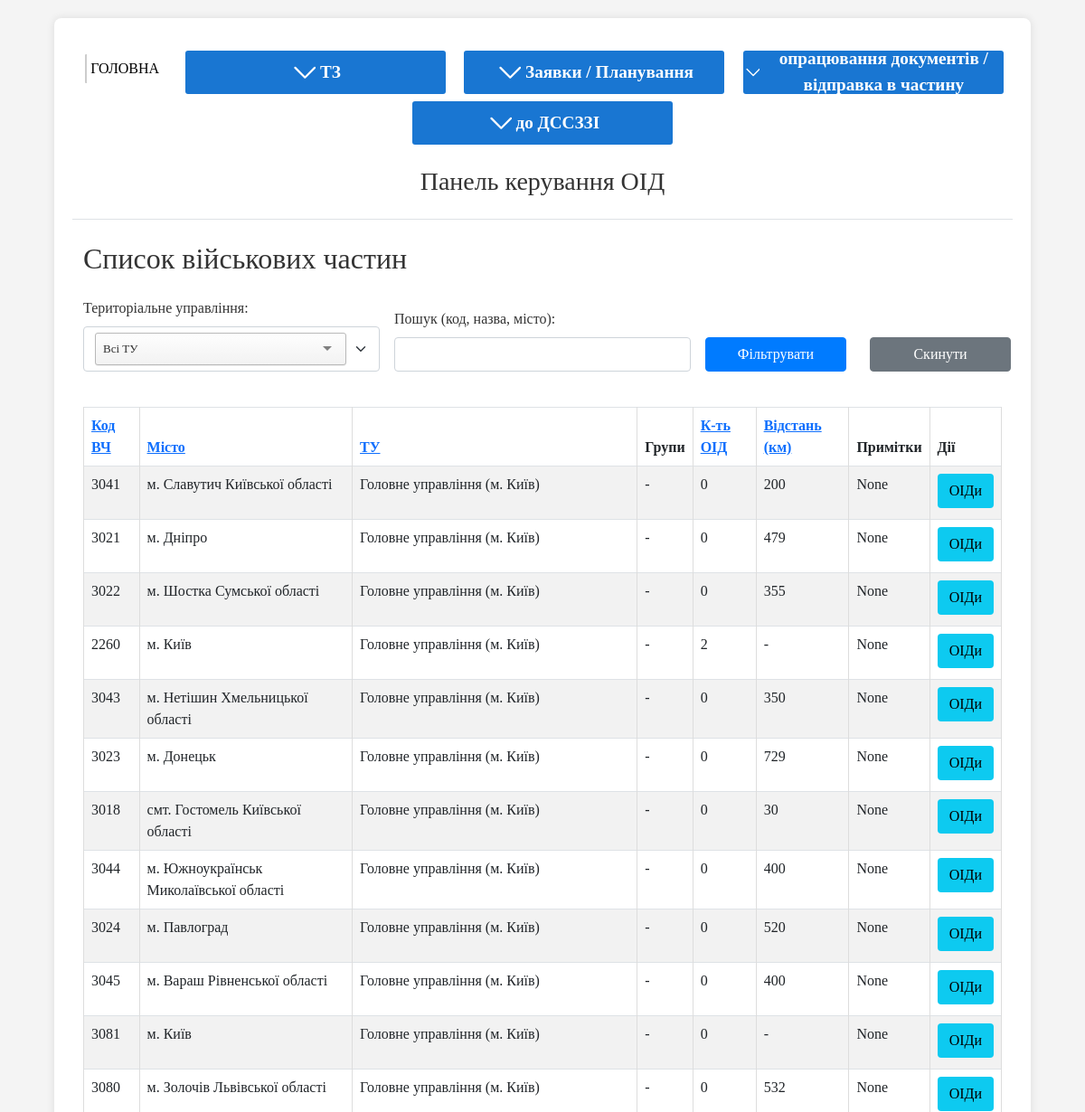
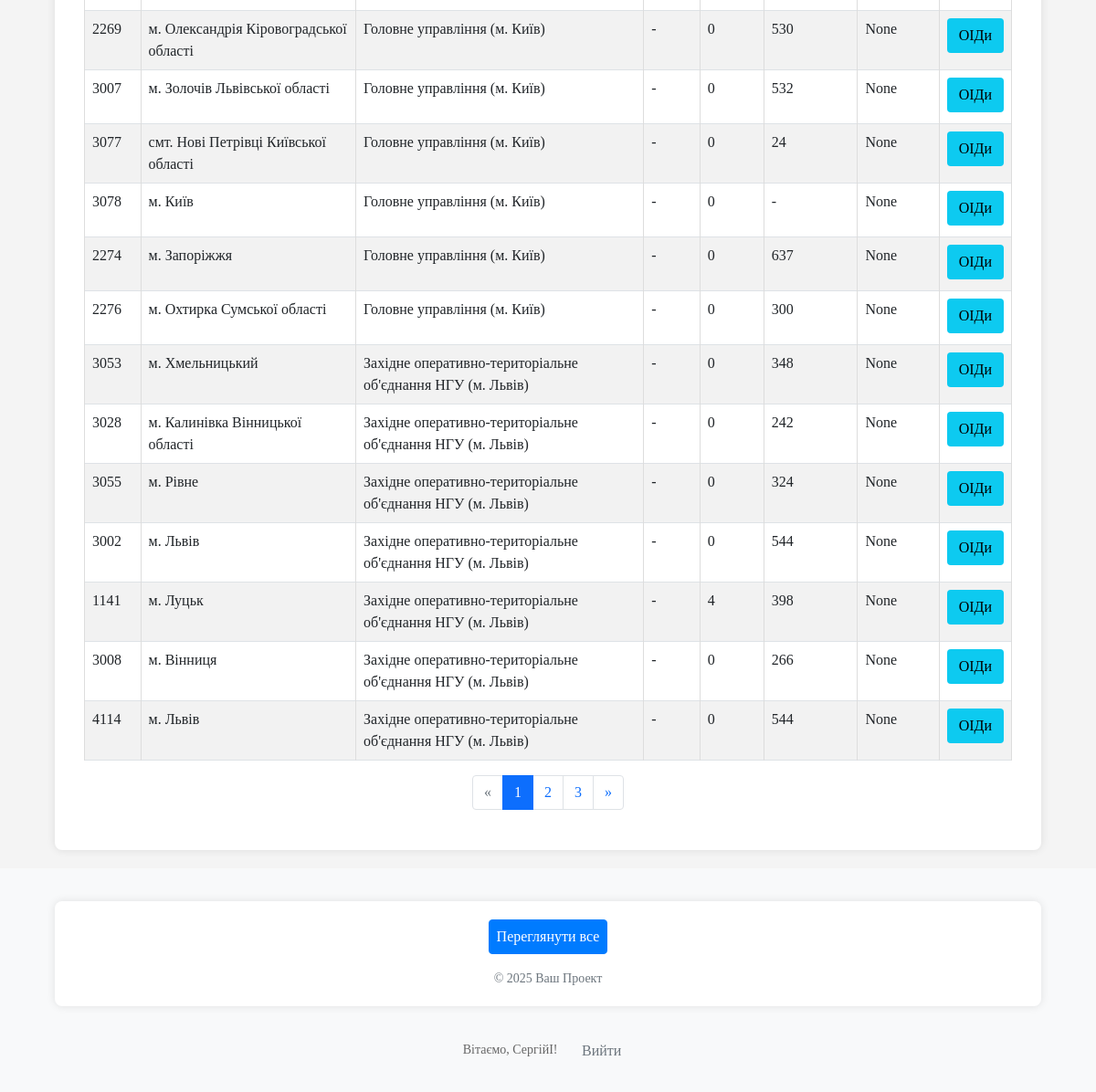
The app's page /oids/units/ (signed in) with its own data (2 pictures, top to bottom).
### oids/models.py (models this page shows, shortened)
class Unit(models.Model):
    territorial_management = models.ForeignKey(
        TerritorialManagement,
        on_delete=models.SET_NULL, # Якщо ТУ видаляється, частина може залишитися, але без прив'язки до ТУ.
        null=True,
        blank=True,
        verbose_name="Територіальне управління",
        related_name='units' # Дозволить отримати всі частини для ТУ: `tu_instance.units.all()`
    )
    code = models.CharField(max_length=50, unique=True, verbose_name="Код частини (номер)")
    name = models.CharField(max_length=255, verbose_name="Назва військової частини", blank=True, null=True) # Можливо, назва не завжди потрібна, якщо є код
    city = models.CharField(max_length=100, verbose_name="Місто розташування") # Збільшив max_length для міст
    distance_from_gu = models.PositiveIntegerField(verbose_name="Відстань від ГУ (км)", blank=True, null=True) # Змінив на PositiveIntegerField
    unit_groups = models.ManyToManyField(
        UnitGroup,
        blank=True,
        verbose_name="Групи військових частин",
        related_name='units' # Дозволить отримати всі частини для групи: `group_instance.units.all()`
    )
    note = models.TextField(verbose_name="Примітки", blank=True, null=True)
    class Meta:
        verbose_name = "Військова частина"
        verbose_name_plural = "Військові частини"

class TerritorialManagement(models.Model):
    code = models.CharField(max_length=50, unique=True, verbose_name="Код управління")
    name = models.CharField(max_length=255, verbose_name="Назва управління")
    note = models.TextField(verbose_name="Примітка", blank=True, null=True)
    class Meta:
        verbose_name = "Територіальне управління"
        verbose_name_plural = "Територіальні управління"

### oids/views.py (the view)
# urls.py: path('units/', views.unit_list_view, name='list_units'),
@login_required
def unit_list_view(request):
    units_list_qs = Unit.objects.select_related(
        'territorial_management'
    ).prefetch_related(
        'unit_groups',
        'oids'
    ).annotate(
        oid_count=Count('oids')
    )
    selected_tm_id_str = request.GET.get('territorial_management')
    current_tm_id_int = None # Буде None або int
    if selected_tm_id_str and selected_tm_id_str.isdigit():
        current_tm_id_int = int(selected_tm_id_str)
        units_list_qs = units_list_qs.filter(territorial_management__id=current_tm_id_int)
    search_query = request.GET.get('search_query')
    if search_query:
        units_list_qs = units_list_qs.filter(
            Q(code__icontains=search_query) |
            Q(name__icontains=search_query) |
            Q(city__icontains=search_query)
        )
    sort_by = request.GET.get('sort_by', 'territorial_management__name')
    sort_order = request.GET.get('sort_order', 'asc')
    valid_sort_fields = {
        'code': 'code',
        'name': 'name',
        'city': 'city',
        'tm': 'territorial_management__name',
        'oid_count': 'oid_count',
        'distance': 'distance_from_gu'
    }
    order_by_field = valid_sort_fields.get(sort_by, 'territorial_management__name')
    if sort_order == 'desc':
        order_by_field = f'-{order_by_field}'
    units_list_qs = units_list_qs.order_by(order_by_field, 'name' if order_by_field != 'name' else 'code')
    paginator = Paginator(units_list_qs, 25)
    page_number = request.GET.get('page')
    page_obj = paginator.get_page(page_number)
    territorial_managements_for_filter = TerritorialManagement.objects.all().order_by('name')
    context = {
        'page_title': 'Список військових частин',
        'units': page_obj,
        'page_obj': page_obj,
        'territorial_managements_for_filter': territorial_managements_for_filter,
        'current_tm_id': current_tm_id_int, # Передаємо int або None
        'current_search_query': search_query,
        'current_sort_by': sort_by,
        'current_sort_order': sort_order,
        'is_sorted_desc': sort_order == 'desc',
    }
    return render(request, 'oids/lists/unit_list.html', context)

### oids/context_processors.py (called while the page is built)
def global_choices(request):
    filtered_oid_status_choices = [
        (OIDStatusChoices.NEW.value, OIDStatusChoices.NEW.label),
        (OIDStatusChoices.RECEIVED_REQUEST.value, OIDStatusChoices.RECEIVED_REQUEST.label),
        (OIDStatusChoices.ACTIVE.value, OIDStatusChoices.ACTIVE.label),
    ]
    return {
        'oid_type_choices_global': OIDTypeChoices.choices,
        'oid_status_choices_global_for_new': filtered_oid_status_choices,
        'oid_status_choices_global_all': OIDStatusChoices.choices,
        'sec_level_choices_global': SecLevelChoices.choices,
    }

### oids/templates/oids/lists/unit_list.html (shortened to what this page needs)
{% extends "oids/base.html" %}
{% block content %}
<div class="container-fluid">
	<h2 class="mb-4">{{ page_title }}</h2>
	<form method="GET" action="{% url 'oids:list_units' %}" class="mb-4">
		<div class="row g-3 align-items-end">
			      <div class="col-md-4">
                <label for="territorial_management_filter" class="form-label">Територіальне управління:</label>
            </div>
			<div class="col-md-4">
				<label for="search_query_filter" class="form-label">Пошук (код, назва, місто):</label>
				<input type="text" name="search_query" id="search_query_filter" class="form-control" value="{{ current_search_query|default:'' }}">
			</div>
			<div class="col-md-2">
				<button type="submit" class="btn btn-primary w-100">Фільтрувати</button>
			</div>
			<div class="col-md-2">
				<a href="{% url 'oids:list_units' %}" class="btn btn-secondary w-100">Скинути</a>
			</div>
		</div>
	</form>
	{% if units %}
	<div class="table-responsive">
		<table class="table table-striped table-bordered table-hover">
			<thead class="thead-dark">
				<tr>
					{% url 'oids:list_units' as list_url %}
					{% with tm_param_str=current_tm_id|default_if_none:""|stringformat:"s" search_param_str=current_search_query|default_if_none:"" %}
					{% with base_params="territorial_management="|add:tm_param_str|add:"&search_query="|add:search_param_str %}
					<th>
						<a href="{{ list_url }}?sort_by=code&sort_order={% if current_sort_by == 'code' and not is_sorted_desc %}desc{% else %}asc{% endif %}&{{ base_params }}">
							Код ВЧ {% if current_sort_by == 'code' %}{% if is_sorted_desc %}▼{% else %}▲{% endif %}{% endif %}
						</a>
					</th>
					<th>
						<a href="{{ list_url }}?sort_by=name&sort_order={% if current_sort_by == 'name' and not is_sorted_desc %}desc{% else %}asc{% endif %}&{{ base_params }}">
							Місто {% if current_sort_by == 'name' %}{% if is_sorted_desc %}▼{% else %}▲{% endif %}{% endif %}
						</a>
					</th>
					<th>
						<a href="{{ list_url }}?sort_by=tm&sort_order={% if current_sort_by == 'tm' and not is_sorted_desc %}desc{% else %}asc{% endif %}&{{ base_params }}">
							ТУ {% if current_sort_by == 'tm' %}{% if is_sorted_desc %}▼{% else %}▲{% endif %}{% endif %}
						</a>
					</th>
					<th>Групи</th>
					<th>
						<a href="{{ list_url }}?sort_by=oid_count&sort_order={% if current_sort_by == 'oid_count' and not is_sorted_desc %}desc{% else %}asc{% endif %}&{{ base_params }}">
							К-ть ОІД {% if current_sort_by == 'oid_count' %}{% if is_sorted_desc %}▼{% else %}▲{% endif %}{% endif %}
						</a>
					</th>
					<th>
						<a href="{{ list_url }}?sort_by=distance&sort_order={% if current_sort_by == 'distance' and not is_sorted_desc %}desc{% else %}asc{% endif %}&{{ base_params }}">
							Відстань (км) {% if current_sort_by == 'distance' %}{% if is_sorted_desc %}▼{% else %}▲{% endif %}{% endif %}
						</a>
					</th>
					<th>Примітки</th>
					<th>Дії</th>
					{% endwith %}
					{% endwith %}
				</tr>
			</thead>
			<tbody>
				{% for unit in units %}
				<tr>
					<td>{{ unit.code }}</td>
					<td>{{ unit.city }}</td>
					<td>{{ unit.territorial_management.name|default:"Не вказано" }}</td>
					<td>
						{% for group in unit.unit_groups.all %}
						<span class="badge bg-light text-dark">{{ group.name }}</span>{% if not forloop.last %} {% endif %}
						{% empty %}
						-
						{% endfor %}
					</td>
					<td>{{ unit.oid_count }}</td>
					<td>{{ unit.distance_from_gu|default:"-" }}</td>
					<td>{{ unit.note|truncatewords:10|default:"-" }}</td>
					<td>
						<a href="{% url 'oids:main_dashboard' %}?unit={{ unit.id }}" class="btn btn-sm btn-info mb-1 d-block">ОІДи</a>
					</td>
				</tr>
				{% endfor %}
			</tbody>
		</table>
	</div>
	{% if page_obj %}
	{% include "../includes/pagination.html" with page_obj=page_obj sort_by=current_sort_by sort_order=current_sort_order territorial_management=current_tm_id search_query=current_search_query %}
	{% endif %}
	{% else %}
	<p>Немає військових частин, що відповідають вашим критеріям фільтрації.</p>
	<a href="{% url 'oids:list_units' %}" class="btn btn-primary">Скинути фільтри</a>
	{% endif %}
</div>
{% endblock %}

### oids/templates/oids/base.html (shortened to what this page needs)
{% load static %}
<!DOCTYPE html>
<html lang="uk">
<head>
	<link href="https://cdn.jsdelivr.net/npm/bootstrap@5.0.2/dist/css/bootstrap.min.css" rel="stylesheet">
	<link rel="stylesheet" href="{% static 'oids/css/tom-select.default.min.css' %}">
	<link rel="stylesheet" href="{% static 'oids/css/style.css' %}">
</head>
<body>
	<div class="container">
		<header class="header py-3 mb-4 border-bottom">
			<nav class="mb-3">
			<ul class="nav nav-pills">
				<li class="nav-item">
					<a href="{% url 'oids:main_dashboard' %}" class="menu__link">ГОЛОВНА</a>
				</li>
				<li class="nav-item">
						<div class="menu">
							<button class="menu__button">
								<svg class="menu__button-icon" xmlns="http://www.w3.org/2000/svg" fill="none" viewBox="0 0 20 24"
									stroke-width="1.5" stroke="currentColor">
									<path stroke-linecap="round" stroke-linejoin="round" d="m19.5 8.25-7.5 7.5-7.5-7.5" />
								</svg>
								ТЗ
							</button>
						</div>
				</li>
				<li>
					<div class="menu">
							<button class="menu__button">
								<svg class="menu__button-icon" xmlns="http://www.w3.org/2000/svg" fill="none" viewBox="0 0 20 24"
									stroke-width="1.5" stroke="currentColor">
									<path stroke-linecap="round" stroke-linejoin="round" d="m19.5 8.25-7.5 7.5-7.5-7.5" />
								</svg>
								Заявки / Планування
							</button>
						</div></li>
				<li><div class="menu">
							<button class="menu__button">
								<svg class="menu__button-icon" xmlns="http://www.w3.org/2000/svg" fill="none" viewBox="0 0 20 24"
									stroke-width="1.5" stroke="currentColor">
									<path stroke-linecap="round" stroke-linejoin="round" d="m19.5 8.25-7.5 7.5-7.5-7.5" />
								</svg>
								опрацювання документів / відправка в частину
							</button>
						</div>
					</li>
				<li><div class="menu">
							<button class="menu__button">
								<svg class="menu__button-icon" xmlns="http://www.w3.org/2000/svg" fill="none" viewBox="0 0 20 24"
									stroke-width="1.5" stroke="currentColor">
									<path stroke-linecap="round" stroke-linejoin="round" d="m19.5 8.25-7.5 7.5-7.5-7.5" />
								</svg>
								до ДССЗЗІ
							</button>
						</div></li>
			</ul>
		</nav>
			<h1 class="h3">{% block page_title %}Панель керування ОІД{% endblock %}</h1>
		</header>
		<main class="content">
			{% block content %}
			{% endblock %}
		</main>
	</div>
	<footer class="footer mt-auto py-3 bg-light">
		<div class="container text-center">
			<nav class="mb-2">
				<ul class="nav justify-content-center">
					<li class="nav-item"><a href="{% url 'oids:summary_information_hub' %}" class="nav-link px-2 btn btn-primary">Переглянути все</a></li>
				</ul>
			</nav>
			<span class="text-muted">&copy; {% now "Y" %} Ваш Проект</span>
		</div>
	<div class="user-nav" style="text-align: center; padding: 10px;">
    {% if user.is_authenticated %}
        Вітаємо, {{ user.username }}!
        <form method="post" action="{% url 'logout' %}" style="display: inline; margin-left: 10px;">
            <button type="submit" class="btn btn-sm btn-outline-secondary">Вийти</button>
        </form>
    {% else %}
        <a href="{% url 'login' %}" class="btn btn-sm btn-outline-primary">Увійти</a>
    {% endif %}
</div>
	</footer>
</body>
</html>

### oids/static/oids/css/style.css (style rules this page uses)
:root { --color-white: #fff; --color-black: #000; --color-main-blue: #1976D2; --color-light-blue: #1E88E5; --color-hover-bg: rgba(0, 0, 0, 0.03); --color-border: rgba(0, 0, 0, 0.2); --color-active-border: #1E88E5; --transition: all 120ms ease-in 80ms; --primary-shadow: rgba(0, 0, 0, 0.05) 0px 6px 24px 0px, rgba(0, 0, 0, 0.08) 0px 0px 0px 1px; }
* { margin: 0; padding: 0; box-sizing: border-box; font-family: poppins; }
.menu { position: relative; }
.menu__button { display: flex; align-items: center; justify-content: center; gap: 0.25em; width: 15em; height: 2.5em; background-color: var(--color-main-blue); color: var(--color-white); font-size: 1.2em; border: none; border-radius: 3px; cursor: pointer; transition: var(--transition); font-weight: 600; }
.menu__button-icon { width: 1.5em; transition: var(--transition); }
.menu__link { display: block; padding: 0.25em; margin: 0.25em 0.25em 0; color: var(--color-black); text-align: center; text-decoration: none; border-left: 0.125em solid var(--color-border); border-radius: 1px; }
.menu__link:last-child { margin-bottom: 0.25em; }
body { font-family: Arial, sans-serif; margin: 0; padding: 0; background-color: #f4f4f4; color: #333; }
.container { width: 90%; margin: 20px auto; background-color: #fff; padding: 20px; border-radius: 8px; box-shadow: 0 0 10px rgba(0, 0, 0, 0.1); }
.header { text-align: center; margin-bottom: 20px; }
.nav { justify-content: space-around; }
ul { list-style: none; padding: 0; }
ul li { margin-bottom: 8px; }
ul li a { text-decoration: none; color: #333; }
table { width: 100%; border-collapse: collapse; margin-top: 15px; }
table, th, td { border: 1px solid #ddd; }
th, td { padding: 8px; text-align: left; }
th { background-color: #f2f2f2; }
.btn { display: inline-block; font-weight: 400; text-align: center; white-space: nowrap; vertical-align: middle; user-select: none; border: 1px solid transparent; padding: 0.375rem 0.75rem; font-size: 1rem; line-height: 1.5; border-radius: 0.25rem; text-decoration: none; cursor: pointer; transition: color 0.15s ease-in-out, background-color 0.15s ease-in-out, border-color 0.15s ease-in-out, box-shadow 0.15s ease-in-out; }
.btn-primary { color: #fff; background-color: #007bff; border-color: #007bff; }
.btn-secondary { color: #fff; background-color: #6c757d; border-color: #6c757d; margin-left: 10px; }
footer { text-align: center; margin-top: 20px; padding-bottom: 20px; font-size: 0.875em; color: #666; }

### records on screen
Unit: code "3041", city "м. Славутич Київської області", territorial_management.name "Головне управління (м. Київ)", oid_count "0", distance_from_gu "200", note "None"
Unit: code "3021", city "м. Дніпро", territorial_management.name "Головне управління (м. Київ)", oid_count "0", distance_from_gu "479", note "None"
Unit: code "3022", city "м. Шостка Сумської області", territorial_management.name "Головне управління (м. Київ)", oid_count "0", distance_from_gu "355", note "None"
Unit: code "2260", city "м. Київ", territorial_management.name "Головне управління (м. Київ)", oid_count "2", distance_from_gu "-", note "None"
Unit: code "3043", city "м. Нетішин Хмельницької області", territorial_management.name "Головне управління (м. Київ)", oid_count "0", distance_from_gu "350", note "None"
Unit: code "3023", city "м. Донецьк", territorial_management.name "Головне управління (м. Київ)", oid_count "0", distance_from_gu "729", note "None"
Unit: code "3018", city "смт. Гостомель Київської області", territorial_management.name "Головне управління (м. Київ)", oid_count "0", distance_from_gu "30", note "None"
Unit: code "3044", city "м. Южноукраїнськ Миколаївської області", territorial_management.name "Головне управління (м. Київ)", oid_count "0", distance_from_gu "400", note "None"
Unit: code "3024", city "м. Павлоград", territorial_management.name "Головне управління (м. Київ)", oid_count "0", distance_from_gu "520", note "None"
Unit: code "3045", city "м. Вараш Рівненської області", territorial_management.name "Головне управління (м. Київ)", oid_count "0", distance_from_gu "400", note "None"
Unit: code "3081", city "м. Київ", territorial_management.name "Головне управління (м. Київ)", oid_count "0", distance_from_gu "-", note "None"
Unit: code "3080", city "м. Золочів Львівської області", territorial_management.name "Головне управління (м. Київ)", oid_count "0", distance_from_gu "532", note "None"
Unit: code "2269", city "м. Олександрія Кіровоградської області", territorial_management.name "Головне управління (м. Київ)", oid_count "0", distance_from_gu "530", note "None"
Unit: code "3007", city "м. Золочів Львівської області", territorial_management.name "Головне управління (м. Київ)", oid_count "0", distance_from_gu "532", note "None"
Unit: code "3077", city "смт. Нові Петрівці Київської області", territorial_management.name "Головне управління (м. Київ)", oid_count "0", distance_from_gu "24", note "None"
Unit: code "3078", city "м. Київ", territorial_management.name "Головне управління (м. Київ)", oid_count "0", distance_from_gu "-", note "None"
Unit: code "2274", city "м. Запоріжжя", territorial_management.name "Головне управління (м. Київ)", oid_count "0", distance_from_gu "637", note "None"
Unit: code "2276", city "м. Охтирка Сумської області", territorial_management.name "Головне управління (м. Київ)", oid_count "0", distance_from_gu "300", note "None"
Unit: code "3053", city "м. Хмельницький", territorial_management.name "Західне оперативно-територіальне об'єднання НГУ (м. Львів)", oid_count "0", distance_from_gu "348", note "None"
Unit: code "3028", city "м. Калинівка Вінницької області", territorial_management.name "Західне оперативно-територіальне об'єднання НГУ (м. Львів)", oid_count "0", distance_from_gu "242", note "None"
Unit: code "3055", city "м. Рівне", territorial_management.name "Західне оперативно-територіальне об'єднання НГУ (м. Львів)", oid_count "0", distance_from_gu "324", note "None"
Unit: code "3002", city "м. Львів", territorial_management.name "Західне оперативно-територіальне об'єднання НГУ (м. Львів)", oid_count "0", distance_from_gu "544", note "None"
Unit: code "1141", city "м. Луцьк", territorial_management.name "Західне оперативно-територіальне об'єднання НГУ (м. Львів)", oid_count "4", distance_from_gu "398", note "None"
Unit: code "3008", city "м. Вінниця", territorial_management.name "Західне оперативно-територіальне об'єднання НГУ (м. Львів)", oid_count "0", distance_from_gu "266", note "None"
Unit: code "4114", city "м. Львів", territorial_management.name "Західне оперативно-територіальне об'єднання НГУ (м. Львів)", oid_count "0", distance_from_gu "544", note "None"

### other values on screen
{{ page_title }} "Список військових частин"
{{ i }} "1"
{{ i }} "2" "3"
{{ user.username }} "СергійІ"
